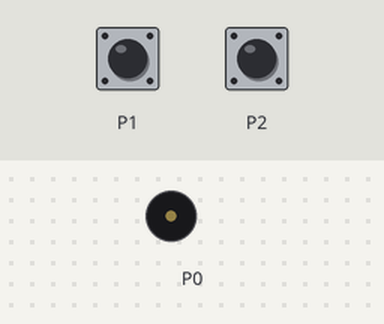
Simulated run of this program. Board: BBC micro:bit (MakeCode). Shown: buzzer (waves = sounding). The inputs (shaded band) are chosen by the test bench.

Above: at 1.2 s.
1.3 s: touch pin P1 pressed for 0.15 s
At 1.65 s:
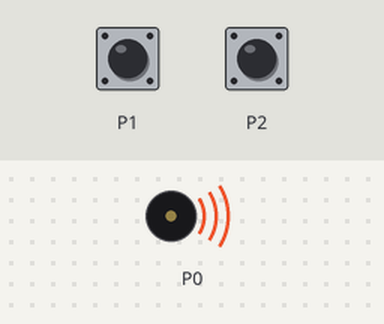
Timing chart, 0 to 10.3 s (numbered marks = the images above; inputs shaded):
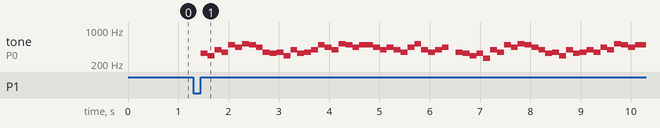

The program:

main.ts
```typescript
input.onPinPressed(TouchPin.P2, function () {
    music.playMelody("A F E F D G E F ", 300)
    music.playMelody("C5 G B A F A C5 B ", 300)
    music.playMelody("E D G F B A C5 B ", 300)
    music.playMelody("C5 A B G A F G E ", 300)
    music.playMelody("E B C5 A B G A F ", 300)
    music.playTone(330, music.beat(BeatFraction.Breve))
})
input.onPinPressed(TouchPin.P1, function () {
    music.playMelody("E D G F B A C5 B ", 450)
    music.playMelody("A F E F D G E F ", 450)
    music.playMelody("G B A G C5 B A B ", 450)
    music.playMelody("B A G A G F A C5 ", 450)
    music.playMelody("G F G A - F E D ", 450)
    music.playMelody("E C G F B A C5 B ", 450)
    music.playMelody("A G E F D G E F ", 450)
    music.playMelody("G F A G C5 B A B ", 450)
    music.playMelody("B A F A G F A C5 ", 450)
    music.playMelody("G F G F A F E D ", 450)
    music.playTone(262, music.beat(BeatFraction.Breve))
})
```

test.ts
```typescript
// 在這裡測試；當此封包作為擴充功能時，將不會編譯此內容。
```

Measured:
- after the input at 1.3 s, tone on P0: plays 330 Hz for 0.14 s, 294 Hz for 0.14 s, 392 Hz for 0.14 s, 349 Hz for 0.14 s, 494 Hz for 0.14 s, 440 Hz for 0.14 s … (62 notes in this stretch), starting after 0.15 s
